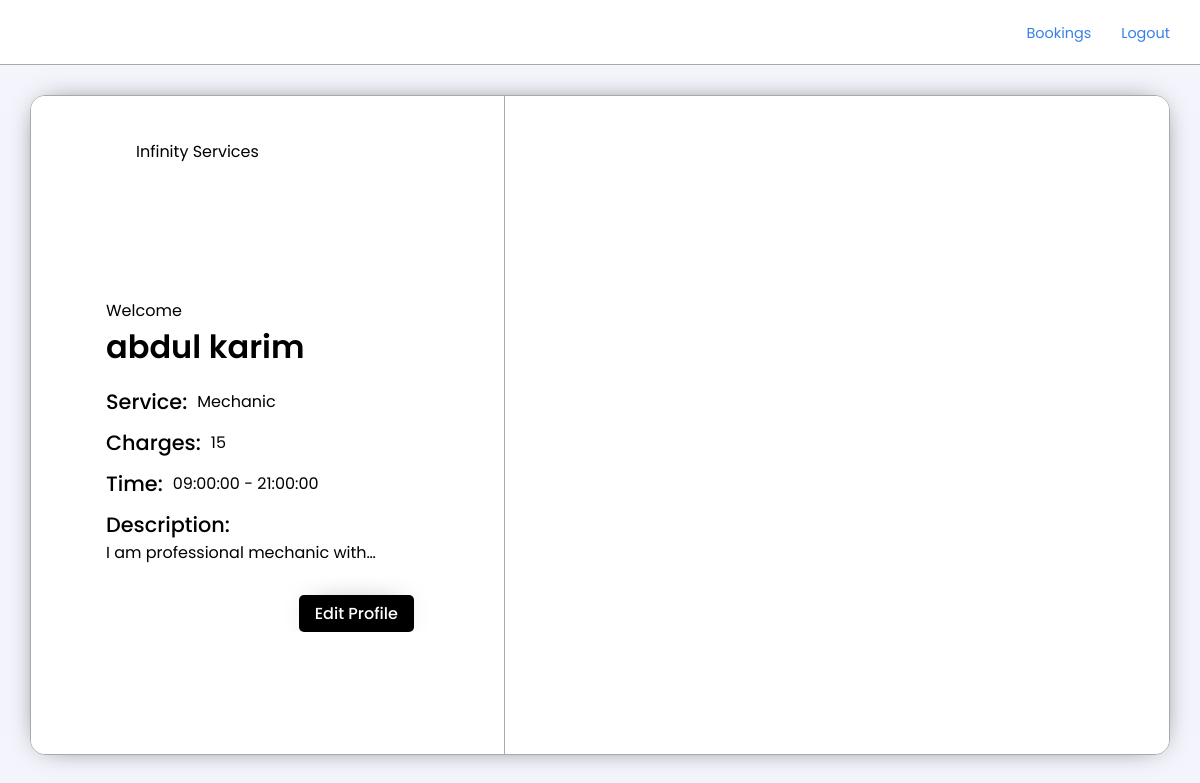
/service-provider/profile.php (signed in), run on an earlier commit of the app's database.
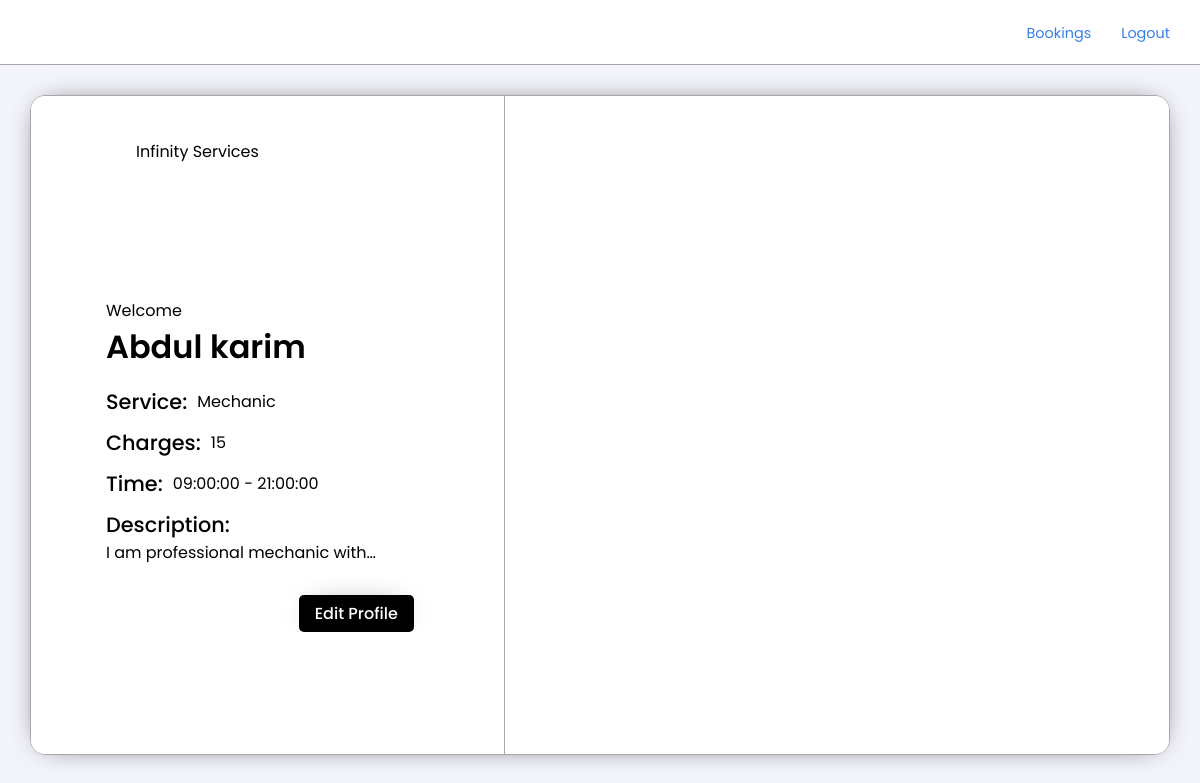
And on a later commit of the database.
### tables this page shows
CREATE TABLE `sproviders` (
  `id` int(10) NOT NULL,
  `sname` varchar(50) NOT NULL,
  `smail` varchar(50) NOT NULL,
  `smob` bigint(20) NOT NULL,
  `serv` varchar(50) NOT NULL,
  `slocation` varchar(25) DEFAULT NULL,
  `stime` time NOT NULL,
  `etime` time NOT NULL,
  `scharges` int(70) NOT NULL,
  `sdesc` text NOT NULL
);

### service-provider/profile.php (the view, shortened to what this page needs)
<?php
     include ("../conn.php");
     $userId = $_SESSION['sess_id'];
     mysqli_select_db($conn, 'infinity') or die(mysqli_error($conn));
     $unFIlteredSPData = mysqli_query($conn, "SELECT * FROM sproviders WHERE id= '$userId'");
     $spData = mysqli_fetch_array($unFIlteredSPData);
?>
<!DOCTYPE html>
<html lang="en">
<head>
    <link rel="stylesheet" href="../Assets/Styles/style.css?v=<?php echo time(); ?>">
</head>
<body>
<nav class="glass">
        <a href="#home"><img src="../Assets/Images/infinityLoop2.gif" class="navImg" alt=""></a>
            <ul>
                <li><a href='./bookings.php'>Bookings</a></li>
                <li><a href='../logout.php'>Logout</a></li>
        </ul>
    </nav>
<section class="lsSection"id="mainSectionSmall">
        <div class="lsModal boxShadow1">
            <div class="lsModalSec1">
            <div class="lsModalLogoDiv">
                    <img src="../Assets/Images/infinityLoop2.gif" class="lsModalLogo" alt="" />
                    <p>Infinity Services</p>
            </div>
                <div class="lsModelForm">
                    <p>Welcome <h2><?php echo"$spData[sname]" ?></h2></p>
                    <ul>
                        <li><h3>Service:</h3> <p><?php echo"$spData[serv]" ?></p></li>
                        <li><h3>Charges:</h3> <p><?php echo"$spData[scharges]" ?></p> </li>
                        <li><h3>Time:</h3> <p><?php echo"$spData[stime]" ?> - <?php echo"$spData[etime]" ?></p></li>
                        <li><h3>Description:</h3> <p><?php echo"$spData[sdesc]" ?></p></li>
                    </ul>
                    <div class="lsModelFormBottom">
                        <a href="account-setup.php" class="btn boxShadow1" type="submit" name="add_prof">Edit Profile</a>
                    </div>
                </div>
            </div>
            <div class="lsModalSec2">
            </div>
        </div>
    </section>
</body>
</html>

What changed in the data, as far as the page shows it:
changed sproviders "Mechanic": sname "abdul karim" → "Abdul karim"
